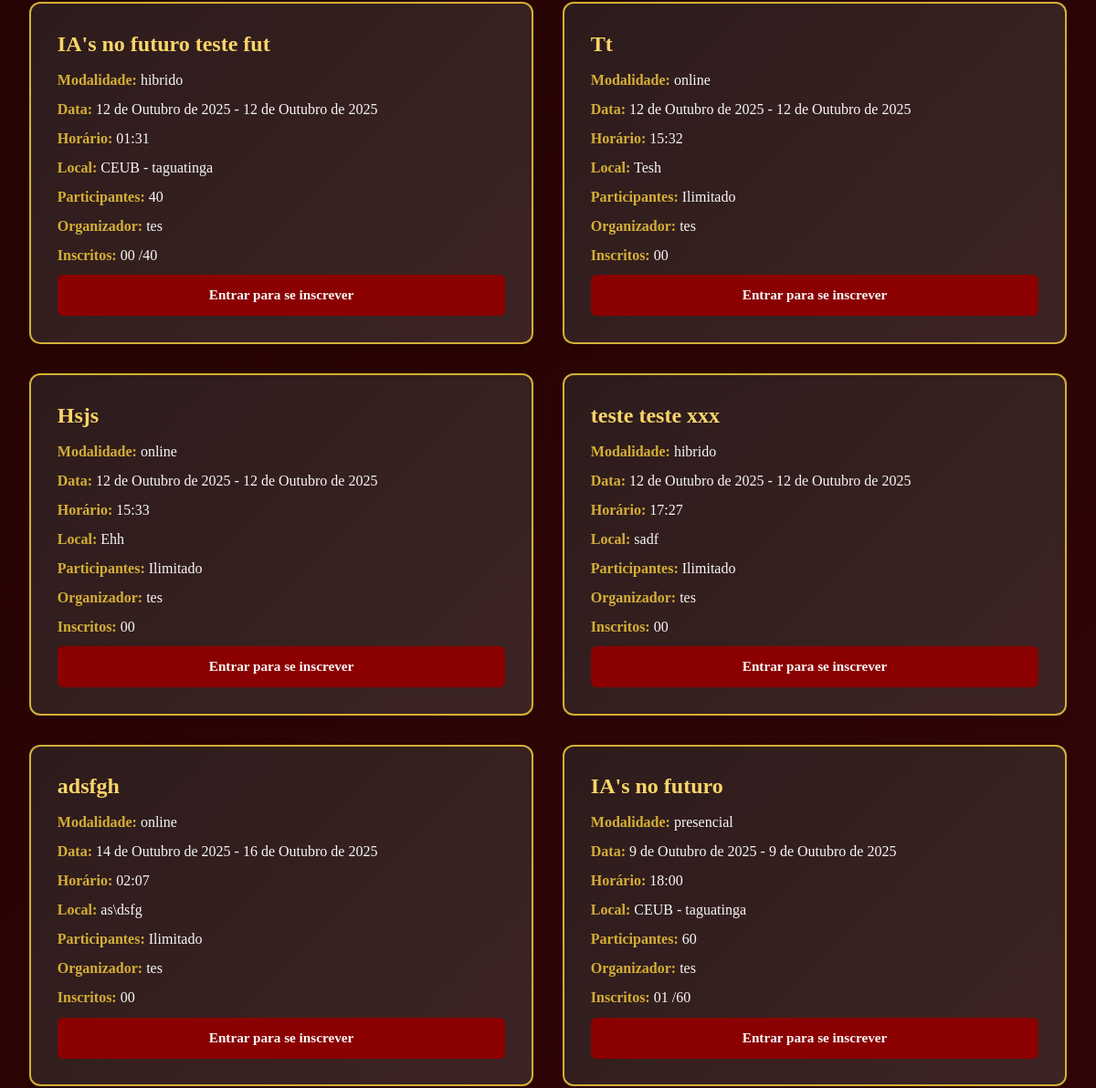
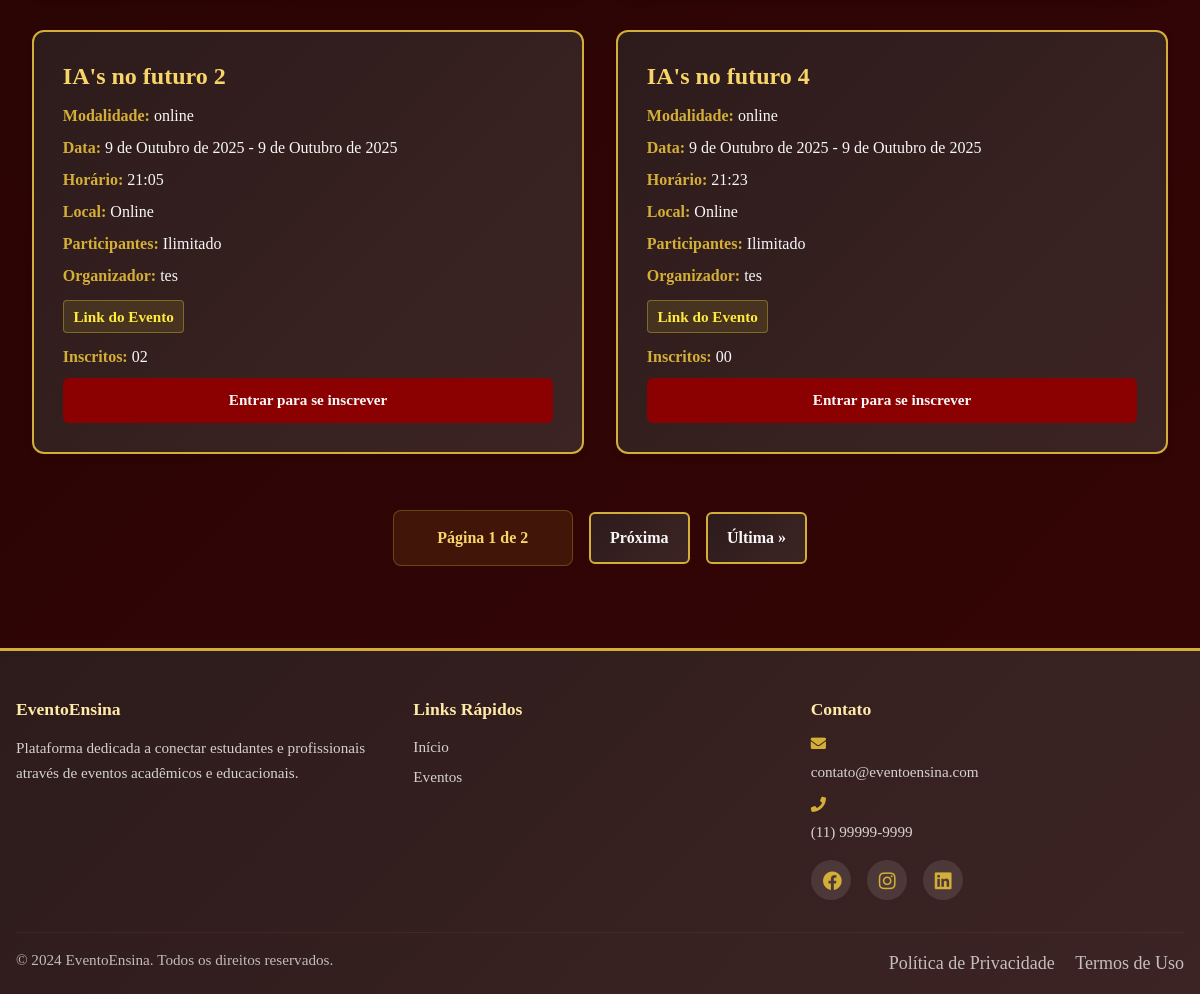
The app's page /eventos/ (lower part), older data (2 pictures, top to bottom).
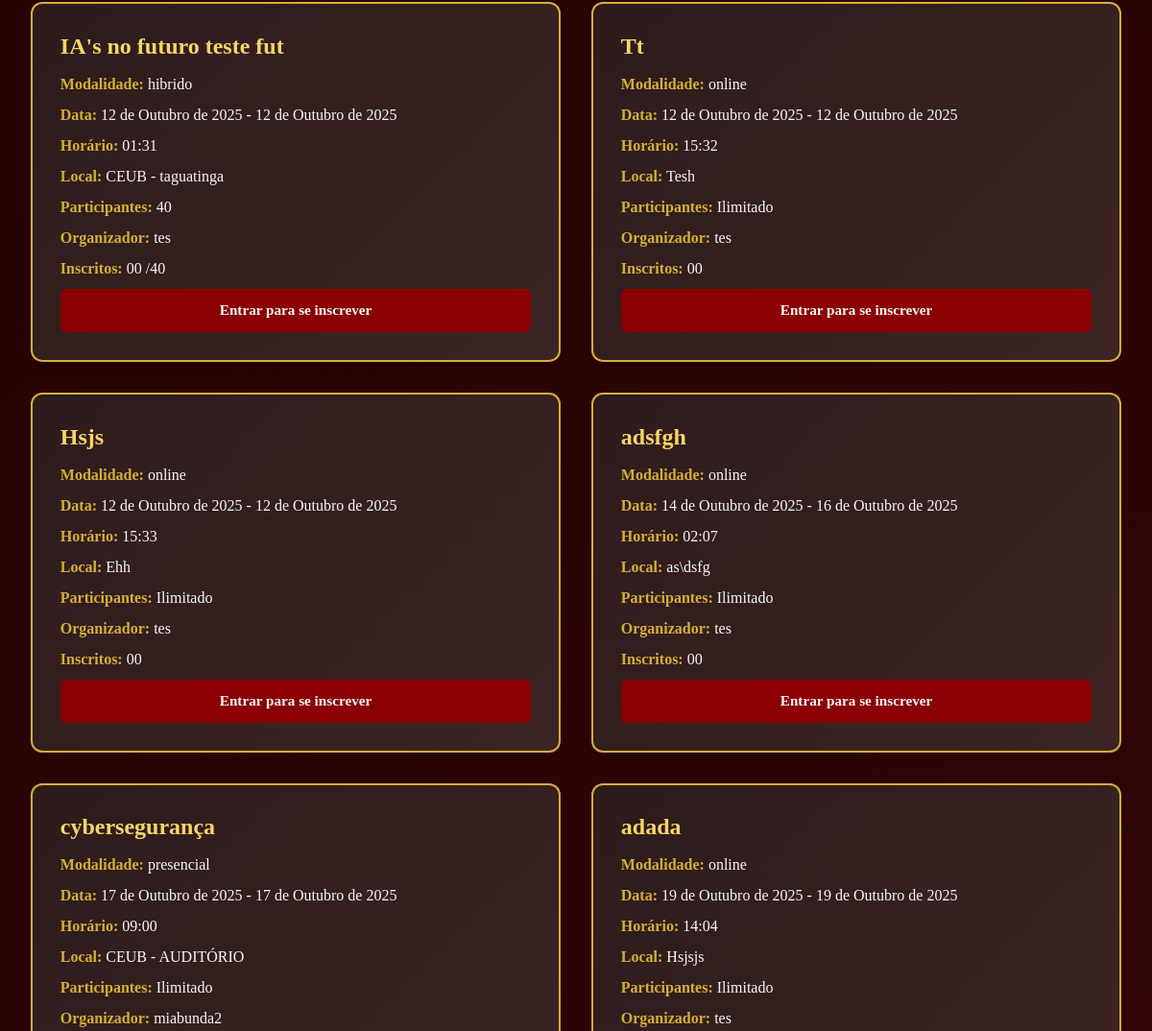
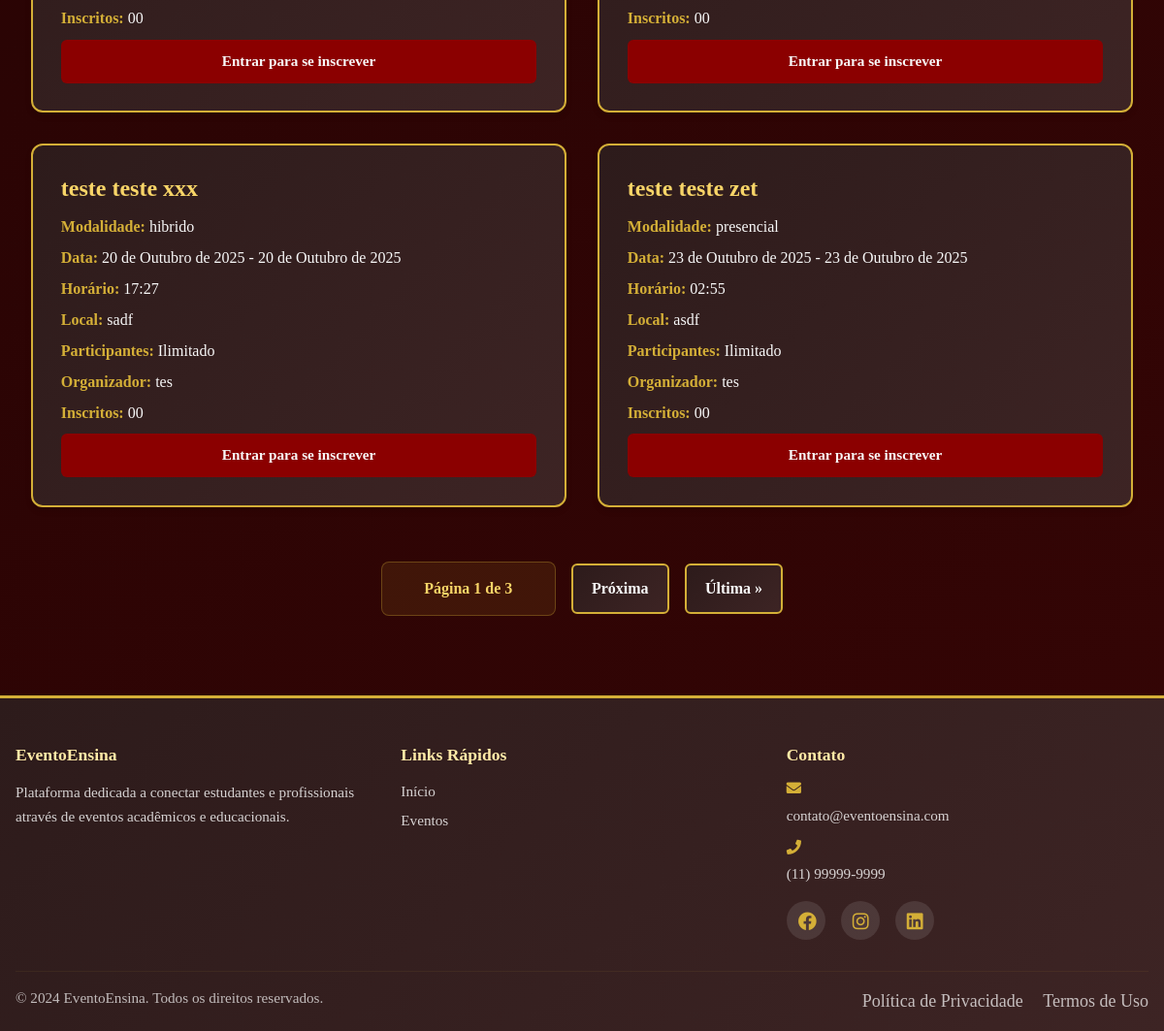
The same page, newer data (2 pictures, top to bottom).
### eventos/models.py (models this page shows, shortened)
class Evento(models.Model):
    MODALIDADES = [
        ('online', 'Online'),
        ('presencial', 'Presencial'),
        ('hibrido', 'Híbrido'),
    ]
    titulo = models.CharField(max_length=200)
    tipo = models.ForeignKey(TipoEvento, on_delete=models.CASCADE)
    modalidade = models.CharField(max_length=10, choices=MODALIDADES)
    data_inicio = models.DateField()
    data_fim = models.DateField()
    horario = models.TimeField()
    local = models.CharField(max_length=200, blank=True, null=True)
    link = models.URLField(blank=True, null=True)
    quantidade_participantes = models.PositiveIntegerField(null=True, blank=True)
    sem_limites = models.BooleanField(default=False)
    organizador = models.CharField(max_length=200, null=True, blank=True)
    criador = dj_models.ForeignKey(
        'usuarios.Usuario',
        on_delete=dj_models.SET_NULL,
        null=True,
        blank=True,
        related_name='eventos_criados'
    )
    def evento_thumb_upload_to(instance, filename):
        """
        Define o caminho da imagem principal (thumb) do evento.
        Exemplo:
            media/eventos/2025_10_11_meu_evento/thumb.jpg
        """
        date_str = instance.data_inicio.strftime('%Y_%m_%d') if instance.data_inicio else 'sem_data'
        nome = slugify(instance.titulo)
        base, ext = os.path.splitext(filename)
        return f'eventos/{date_str}_{nome}/thumb{ext}'
    thumb = models.ImageField(upload_to=evento_thumb_upload_to, blank=True, null=True)
    descricao = models.TextField(blank=True, null=True)
    horas = models.DecimalField(max_digits=5, decimal_places=2, null=True, blank=True)
    gallery_slug = models.CharField(max_length=255, blank=True, null=True)
    finalizado = models.BooleanField(default=False)

### eventos/views.py (the view)
# urls.py: path('', views.lista_eventos, name='lista_eventos_root'),
def lista_eventos(request):
    usuario = get_current_usuario(request)
    todos_eventos = Evento.objects.all().order_by('finalizado', 'data_inicio')
    paginator = Paginator(todos_eventos, 10)
    page = request.GET.get('page', 1)
    try:
        eventos = paginator.page(page)
    except PageNotAnInteger:
        eventos = paginator.page(1)
    except EmptyPage:
        eventos = paginator.page(paginator.num_pages)
    usuario_inscricoes = []
    if usuario:
        usuario_inscricoes = list(InscricaoEvento.objects.filter(inscrito=usuario)
                                    .values_list('evento_id', flat=True))
    eventos_calendario = []
    for evento in todos_eventos:  # Agora só itera sobre eventos da página atual
        inscritos = evento.inscricaoevento_set.count()
        disponivel = (evento.sem_limites or (
            evento.quantidade_participantes and
            evento.quantidade_participantes > inscritos
        )) and evento.finalizado == False
        inscrito = usuario and evento.id in usuario_inscricoes
        horario_formatado = evento.horario.strftime('%H:%M') if evento.horario else ""
        evento_data = {
            'id': evento.id,
            'titulo': evento.titulo[:20],
            'data_inicio': evento.data_inicio.strftime('%Y-%m-%d'),
            'data_fim': evento.data_fim.strftime('%Y-%m-%d') if evento.data_fim else None,
            'disponivel': disponivel,
            'inscrito': inscrito,
            'horario': horario_formatado,
            'local': evento.local or 'Online',
            'criador_id': evento.criador.id if evento.criador else None,
        }
        eventos_calendario.append(evento_data)
    return render(request, 'eventos/inscrever_evento.html', {
        'eventos': eventos,                 # Para os CARDS (já paginado)
        'usuario': usuario,
        'usuario_inscricoes': usuario_inscricoes,
        'eventos_calendario': eventos_calendario, # Para o CALENDÁRIO
        'eventos_calendario_json': json.dumps(eventos_calendario, ensure_ascii=False),
    })

### usuarios/views.py (called while the page is built, shortened)
def get_current_usuario(request):
    usuario_id = request.session.get('usuario_id')
    if not usuario_id:
        return None
    try:
        return Usuario.objects.get(pk=usuario_id)
    except Usuario.DoesNotExist:
        return None

### eventos/templates/eventos/inscrever_evento.html (shortened to what the changed rows need)
{% extends 'base/base.html' %}
{% load static %}
{% block extra_css %}
<link rel="stylesheet" href="{% static 'css/lista_eventos.css' %}">
<link rel="stylesheet" href="{% static 'css/calendario.css' %}">
<link rel="stylesheet" href="{% static 'css/popup.css' %}">
<link href='https://cdn.jsdelivr.net/npm/@fullcalendar/core@6.1.8/index.global.min.css' rel='stylesheet' />
<link href='https://cdn.jsdelivr.net/npm/@fullcalendar/daygrid@6.1.8/index.global.min.css' rel='stylesheet' />
<link href='https://cdn.jsdelivr.net/npm/@fullcalendar/interaction@6.1.8/index.global.min.css' rel='stylesheet' />
<link href="https://cdnjs.cloudflare.com/ajax/libs/font-awesome/5.15.4/css/all.min.css" rel="stylesheet">
{% endblock %}
{% block content %}
<div class="eventos-container">
    {% if eventos %}
        <div class="eventos-grid" id="eventosGrid">
            {% for evento in eventos %}
                <div class="evento-card"
                     data-start="{{ evento.data_inicio }}"
                     data-end="{{ evento.data_fim|default:evento.data_inicio }}"
                     data-disponivel="{{ evento.disponivel|yesno:'true,false' }}">
                    <h2>{{ evento.titulo }}</h2>
                    <p><strong>Modalidade:</strong> {{ evento.modalidade }}</p>
                    <p><strong>Data:</strong> {{ evento.data_inicio }}{% if evento.data_fim %} - {{ evento.data_fim }}{% endif %}</p>
                    <p><strong>Horário:</strong> {{ evento.horario }}</p>
                    <p><strong>Local:</strong> {{ evento.local|default:"Online" }}</p>
                    <p><strong>Participantes:</strong>
                        {% if evento.sem_limites %}Ilimitado{% elif evento.quantidade_participantes %}{{ evento.quantidade_participantes }}{% else %}Não informado{% endif %}
                    </p>
                    <p><strong>Organizador:</strong> {{ evento.organizador|default:"Não informado" }}</p>
                    {% if evento.link %}<p><a href="{{ evento.link }}" target="_blank">Link do Evento</a></p>{% endif %}
                    <p><strong>Inscritos:</strong> {{ evento.inscricaoevento_set.count|stringformat:"02d" }}
                        {% if not evento.sem_limites and evento.quantidade_participantes %}/{{ evento.quantidade_participantes|stringformat:"02d" }}{% elif not evento.sem_limites %}/--{% endif %}
                    </p>
                    {% if usuario %}
                        <div class="evento-actions">
                            {% if evento.criador == usuario %}
                                <a href="{% url 'meus_eventos' %}?evento={{ evento.id }}" class="btn">Gerenciar Evento</a>
                                <a href="{% url 'galeria_evento' evento.id %}" class="btn">Ver Galeria do Evento</a>
                            {% else %}
                                {% if evento.id in usuario_inscricoes %}
                                    <a href="{% url 'detalhe_evento' evento.id %}" class="btn cancel">Cancelar Inscrição</a>
                                    <a href="{% url 'galeria_evento' evento.id %}" class="btn">Ver Galeria do Evento</a>
                                {% else %}
                                    <a href="{% url 'detalhe_evento' evento.id %}" class="btn inscr">Inscrever-se</a>
                                {% endif %}
                            {% endif %}
                        </div>
                    {% else %}
                        <a href="{% url 'login' %}" class="btn">Entrar para se inscrever</a>
                    {% endif %}
                </div>
            {% endfor %}
        </div>
        {% if eventos.has_other_pages %}
        <div class="paginacao">
            <span class="pagina-atual">
                Página {{ eventos.number }} de {{ eventos.paginator.num_pages }}
            </span>
            {% if eventos.has_next %}
                <a href="?page={{ eventos.next_page_number }}" class="pagina-link proxima">Próxima</a>
                <a href="?page={{ eventos.paginator.num_pages }}" class="pagina-link ultima">Última &raquo;</a>
            {% endif %}
        </div>
        {% endif %}
    {% else %}
        <p>Nenhum evento cadastrado.</p>
    {% endif %}
</div>
{% endblock %}

Row changes from the older to the newer data that the page shows:
no longer on this page (row unchanged): Evento: titulo "IA's no futuro", modalidade "presencial", data_inicio "9 de Outubro de 2025", data_fim "9 de Outubro de 2025", horario "18:00", local "CEUB - taguatinga", quantidade_participantes "60", organizador "tes", inscricaoevento_set.count "01"
no longer on this page (row unchanged): Evento: titulo "IA's no futuro 2", modalidade "online", data_inicio "9 de Outubro de 2025", data_fim "9 de Outubro de 2025", horario "21:05", local "Online", sem_limites "Ilimitado", organizador "tes", inscricaoevento_set.count "02"
no longer on this page (row unchanged): Evento: titulo "IA's no futuro 4", modalidade "online", data_inicio "9 de Outubro de 2025", data_fim "9 de Outubro de 2025", horario "21:23", local "Online", sem_limites "Ilimitado", organizador "tes", inscricaoevento_set.count "00"
shown differently, row unchanged: Evento "adsfgh": moves up the list
added Evento: titulo "cybersegurança", modalidade "presencial", data_inicio "17 de Outubro de 2025", data_fim "17 de Outubro de 2025", horario "09:00", local "CEUB - AUDITÓRIO", sem_limites "Ilimitado", organizador "miabunda2", inscricaoevento_set.count "00"
added Evento: titulo "adada", modalidade "online", data_inicio "19 de Outubro de 2025", data_fim "19 de Outubro de 2025", horario "14:04", local "Hsjsjs", sem_limites "Ilimitado", organizador "tes", inscricaoevento_set.count "00"
changed Evento "teste teste xxx": data_inicio "12 de Outubro de 2025" → "20 de Outubro de 2025"; data_fim "12 de Outubro de 2025" → "20 de Outubro de 2025"
added Evento: titulo "teste teste zet", modalidade "presencial", data_inicio "23 de Outubro de 2025", data_fim "23 de Outubro de 2025", horario "02:55", local "asdf", sem_limites "Ilimitado", organizador "tes", inscricaoevento_set.count "00"
Text that changed along with them:
{{ eventos.paginator.num_pages }}: "2" → "3"
